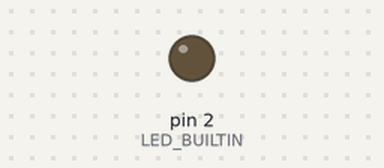
A sketch run on a simulated Arduino Uno, built with avr-gcc and run on an emulated ATmega328P. Shown: output pins drawn as LEDs (lit = HIGH). Dashed ring = blinking.

Above: at 0.3 s.
At 2.55 s:
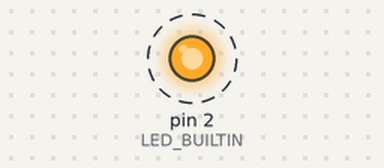
Timing chart, 0 to 3.0 s (numbered marks = the images above):
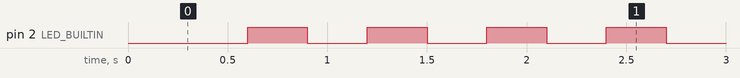

The sketch:

teste_led.ino
```cpp
#define LED_BUILTIN 2

void setup() {
  // put your setup code here, to run once:
  pinMode(LED_BUILTIN, OUTPUT);

}

void loop() {
  // put your main code here, to run repeatedly:
  delay(300);
  digitalWrite(LED_BUILTIN, LOW);
  delay(300);
  digitalWrite(LED_BUILTIN, HIGH);

}
```

Measured:
- by itself, pin 2 (LED_BUILTIN): alternates HIGH for 0.30 s and LOW for 0.30 s
